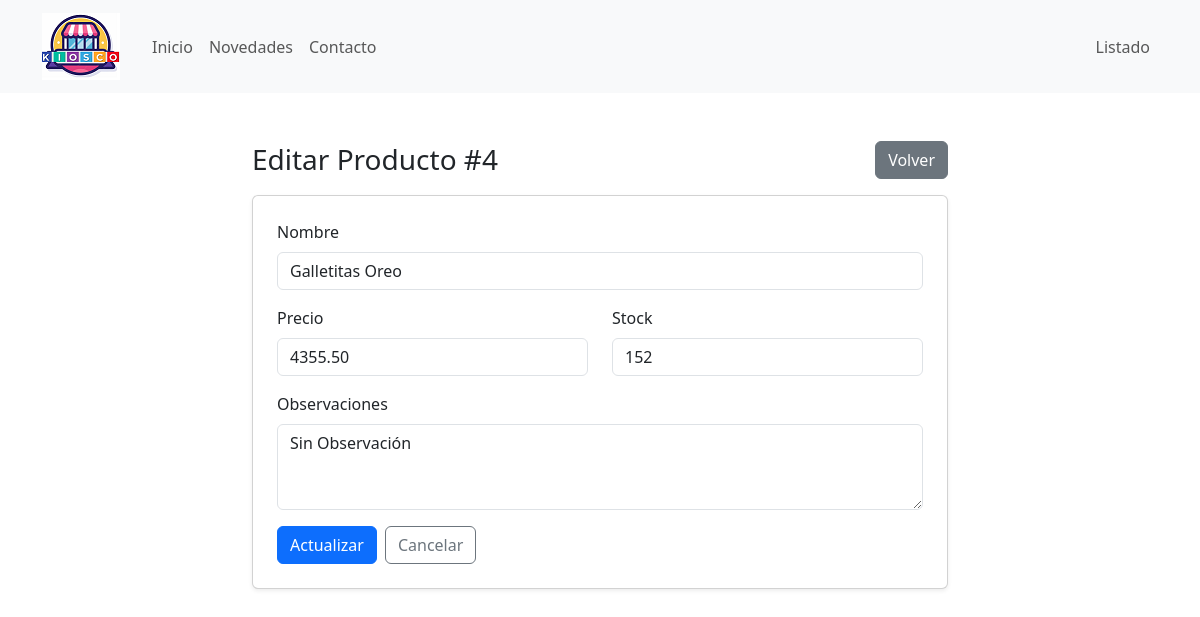
The page /index.php?c=producto&a=editar&id=4 on the database its author committed.
### tables this page shows
CREATE TABLE `productos` (
  `id` int(11) NOT NULL,
  `nombre` varchar(100) NOT NULL,
  `precio` decimal(10,2) NOT NULL,
  `stock` int(11) NOT NULL,
  `observacion` text NOT NULL DEFAULT 'Sin Observación'
);

### controladores/ProductoController.php (called while the page is built, shortened)
<?php
  require_once __DIR__."/../modelos/Producto.php";
  class ProductoController{
      private producto $productoModelo;
      public function __construct(mysqli $conexbd){
        $this->productoModelo=new Producto($conexbd);
      }
public function editar() {
    $id = (int) ($_GET['id'] ?? 0);
    $producto = $this->productoModelo->obtenerPorId($id);
    require __DIR__ . "/../vistas/productos/editar.php";
}
}
?>

### public/index.php (called while the page is built, shortened)
<?php
require_once __DIR__ . "/../controladores/ProductoController.php";
$objconexion = new Conexion();
$conexbd = $objconexion->conectar();
$a = isset($_GET['a']) ? $_GET['a'] : 'homeInicio';
$controlador = new $rutas[$c]["controller"]($conexbd);
$controlador->$a();

### modelos/Producto.php (called while the page is built, shortened)
<?php
class Producto{
   private mysqli $conexion;
   public function __construct(mysqli $conexbd)
   {
       $this->conexion=$conexbd;
   }
public function obtenerPorId(int $id): ?array {
    $stmt = $this->conexion->prepare("SELECT * FROM productos WHERE id = ?");
    $stmt->bind_param("i", $id);
    $stmt->execute();
    $res = $stmt->get_result();
    $fila = $res->fetch_assoc();
    return $fila ?: null;
}
}
?>

### vistas/productos/editar.php (the view, shortened to what this page needs)
<?php require __DIR__ . "/../header.php"; ?>
<?php require __DIR__ . "/../navbar.php"; ?>
<div class="container mt-5" style="max-width: 720px;">
    <div class="d-flex justify-content-between align-items-center mb-3">
        <h3 class="mb-0">Editar Producto #<?= (int)$producto['id'] ?></h3>
        <a href="index.php?c=producto&a=inicioListado" class="btn btn-secondary">Volver</a>
    </div>
    <form action="index.php?c=producto&a=actualizar" method="POST" class="card p-4 shadow-sm">
        <div class="mb-3">
            <label for="nombre" class="form-label">Nombre</label>
            <input type="text" name="nombre" id="nombre" class="form-control" required
                   value="<?= htmlspecialchars((string)$producto['nombre']) ?>">
        </div>
        <div class="row">
            <div class="col-md-6 mb-3">
                <label for="precio" class="form-label">Precio</label>
                <input type="number" step="0.01" min="0" name="precio" id="precio"
                       class="form-control" required
                       value="<?= htmlspecialchars((string)$producto['precio']) ?>">
            </div>
            <div class="col-md-6 mb-3">
                <label for="stock" class="form-label">Stock</label>
                <input type="number" min="0" name="stock" id="stock"
                       class="form-control" required
                       value="<?= htmlspecialchars((string)$producto['stock']) ?>">
            </div>
        </div>
        <div class="mb-3">
            <label for="observacion" class="form-label">Observaciones</label>
            <textarea name="observacion" id="observacion" rows="3"
                      class="form-control"><?= htmlspecialchars((string)$producto['observacion']) ?></textarea>
        </div>
        <div class="d-flex gap-2">
            <button type="submit" class="btn btn-primary">Actualizar</button>
            <a href="index.php?c=producto&a=inicioListado" class="btn btn-outline-secondary">Cancelar</a>
        </div>
    </form>
</div>

### rows shown on the page
productos: id "4", nombre "Galletitas Oreo", precio "4355.50", stock "152", observacion "Sin Observación"
